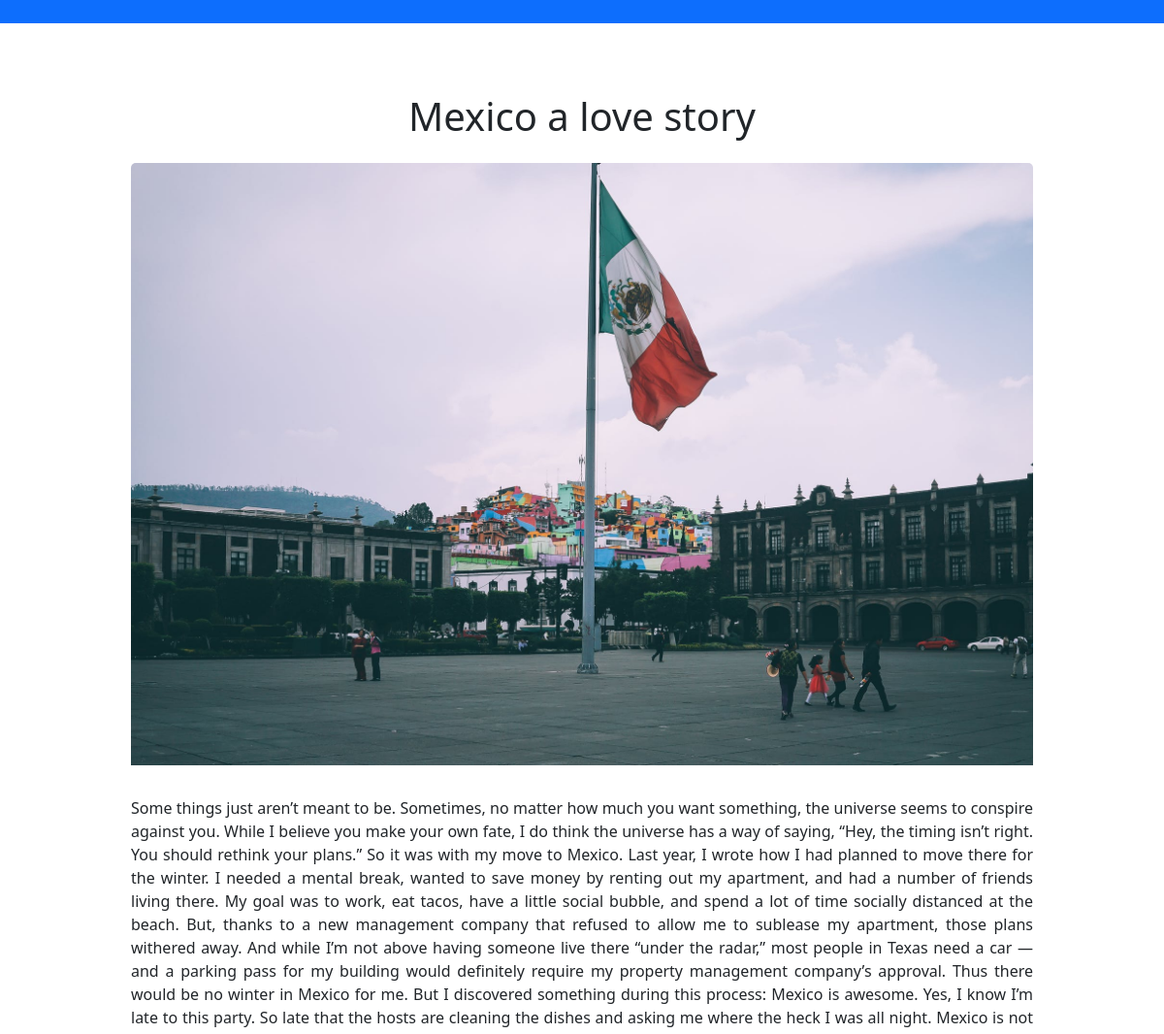
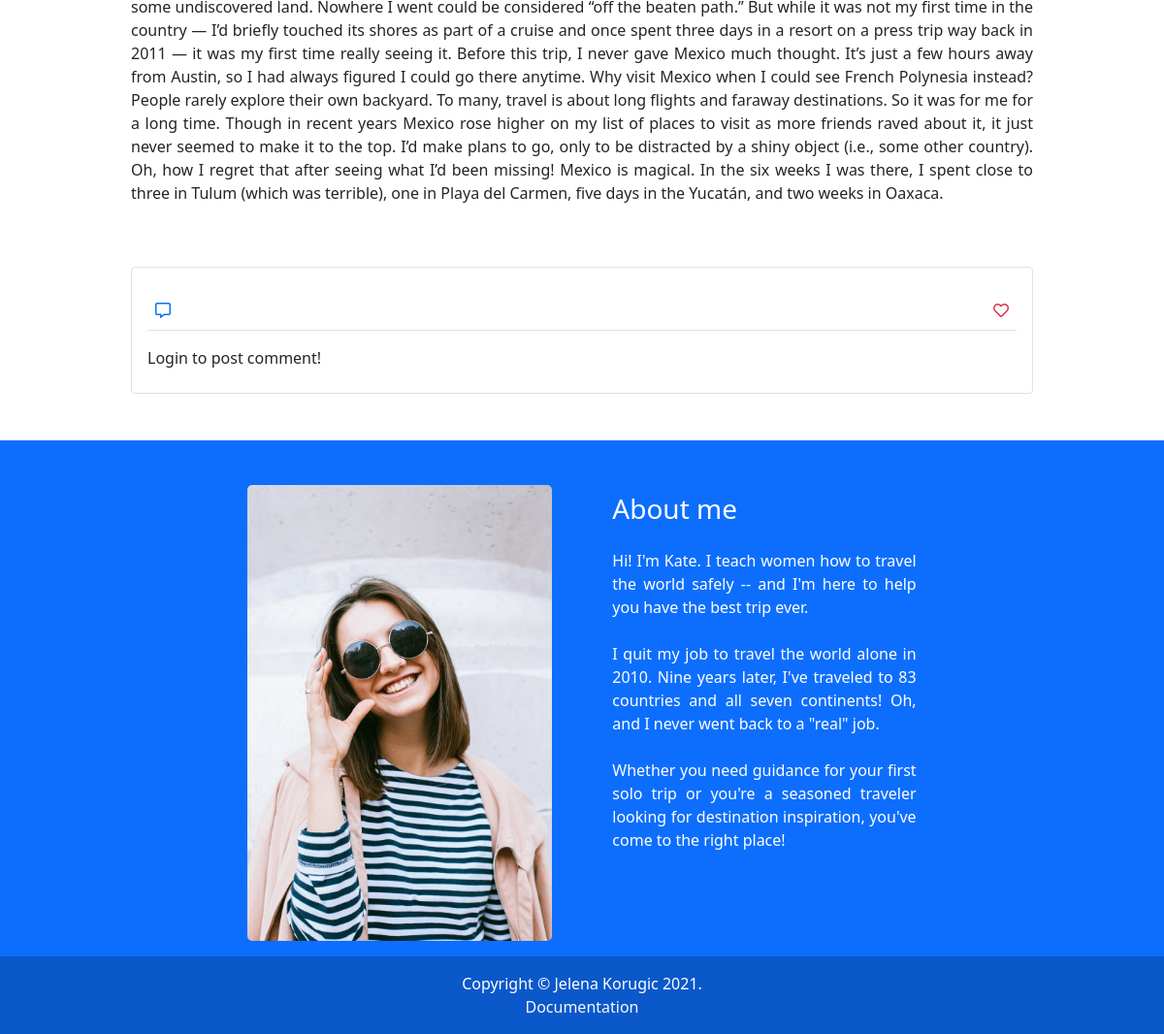
Page /blogtravel/post.php?id=43 on the committed database (2 pictures, top to bottom).
### tables this page shows
CREATE TABLE `postovi` (
  `idPosta` int(255) NOT NULL,
  `naslov` varchar(100) NOT NULL,
  `tekst` text NOT NULL,
  `datum` timestamp NOT NULL DEFAULT current_timestamp(),
  `idKategorije` int(255) NOT NULL,
  `slikasrc` varchar(255) NOT NULL
);

### blogtravel/post.php (called while the page is built)
<?php
    require_once "view/fixed/head.php";
    require_once "view/fixed/header.php";
    require_once "view/pages/post.php";
    require_once "view/fixed/footer.php";
?>

### blogtravel/model/post.php (called while the page is built)
<?php
    require_once "konekcija.php";
    if(isset($_GET['id'])){
        $id=$_GET['id'];
        $upit="SELECT * FROM postovi WHERE idPosta=:id";
        $priprema=$konekcija->prepare($upit);
        $priprema->bindParam(":id",$id);
        try{
            $priprema->execute();
            if($priprema->rowCount()==1){
                $post=$priprema->fetch();
            }
            else{
                $naslov="Nemate pristup";
            }
        }
        catch(PDOException $e){
            $code=500;
            $data="Server error";
        }
    }
    else{
        echo "Nemate pristup";
    }
?>

### blogtravel/view/pages/post.php (the view, shortened to what this page needs)
<?php
    require_once "model/post.php";
?>
<main>
    <div class="container pt-5 text-center">
        <div class="row pt-5">
            <?php
                if(isset($naslov)):
            ?>
                <h1><?=$naslov?></h1>
            <?php
                else:
            ?>
                <h1><?=$post['naslov']?></h1>
            <?php
                endif;
            ?>
        </div>
    </div>
    <?php
        if(!isset($naslov)):
    ?>
        <div class="container postovi">
            <div class="row">
                <div class="col-12 col-md-10 mx-auto my-3">
                    <img src="assets/images/<?=$post['slikasrc']?>" alt="<?=$post['naslov']?>">
                </div>
                <div class="col-12 col-md-10 mx-auto my-3">
                    <p><?=$post['tekst']?></p>
                </div>
                <div class="col-12 col-md-10 border mx-auto p-3 my-5 rounded">
                    <div class="row">
                        <div class="col-12 d-flex justify-content-between rounded-0 p-2 border-bottom my-2">
                            <div>
                                <i class="far fa-comment-alt text-primary"></i>
                            </div>
                            <div>
                                <a href="" id="srce">
                                    <i class="far fa-heart text-danger" id="prazno"></i>
                                </a>
                            </div>
                        </div>
                        <div class="col-12 my-2">
                            <form action="">
                            <?php
                                if(isset($_SESSION['user'])):
                            ?>
                                <textarea placeholder="Write comment" id="commentText" class="col-12 form-control"></textarea>
                                <p></p>
                                <input type="button" value="Post comment" id="btnComment" class="btn btn-primary mt-2">
                                <p id="greskaComm"></p>
                            </form>
                        <?php
                            else:
                        ?>
                            <p>Login to post comment!</p>
                        <?php
                            endif;
                        ?>
                        </div>
                    </div>
                </div>
            </div>
        </div>
    <?php
        endif;
    ?>
</main>

### blogtravel/assets/css/style.css (style rules this page uses)
* { margin: 0px; padding: 0px; box-sizing: border-box; }
img { border-radius: 5px; width: 100%; }
p { margin: 0px; }
.postovi { text-align: justify; }
.postovi img { border-radius: 5px 5px 0px 0px; }
.postovi div { border-radius: 0px 0px 5px 5px; }
.row { margin: 0px; }
.row>* { padding: 0px; }

### rows in the picture
postovi: naslov "Mexico a love story", slikasrc (picture), tekst "Some things just aren’t meant to be. Sometimes, no matter how much you want something, the universe seems to conspire against you. While I believe you make your own fate, I do think the universe has a way of saying, “Hey, the timing isn’t right. You should rethink your plans.” So it was with my move to Mexico. Last year, I wrote how I had planned to move there for the winter. I needed a mental break, wanted to save money by renting out my apartment, and had a number of friends living there. My goal was to work, eat tacos, have a little social bubble, and spend a lot of time socially distanced at the beach. But, thanks to a new management company that refused to allow me to sublease my…"
